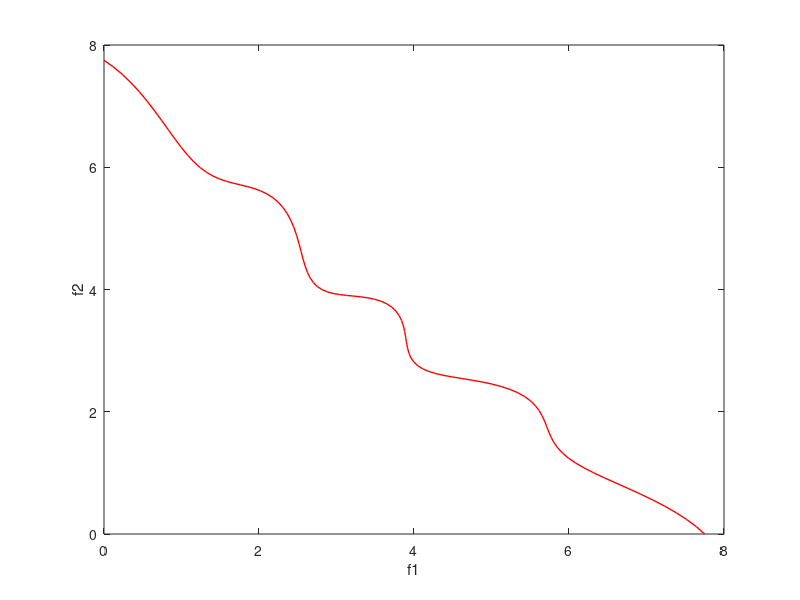

MATLAB code for this plot: (Note: this script raises an error after producing the figure.)
clc;
clear all;

%% PoF
x=[0:0.01:1];
k= 4;
m1 = 5+10.*(x-0.5).^2+cos(2.*k.*pi.*x)./k;
f1=m1.*sin(pi.*x./2);
f2=m1.*cos(pi.*x./2);
plot(f1,f2,'r-','MarkerSize',10,'LineWidth',1);
xlabel('f1');
ylabel('f2');
hold on;
%% the true knees on the PoF.
data = load('DEB2DK-4.mat');
pof = data.Objs;
plot(pof(:,1),pof(:,2),'rp','MarkerSize',2);
hold on;
% %% obtained PoF
data = load('C:\Users\lurso\Desktop\KSA-test\KSA-test\PlatEMO\test\310.mat');
A = data.pop2.objs;
[nA1,~] = size(A);
plot(A(:,1),A(:,2),'bo', 'MarkerSize',12);

